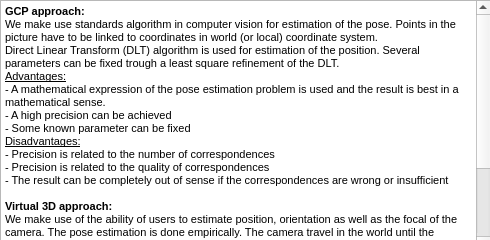
<?xml version="1.0" encoding="UTF-8"?>
<ui version="4.0">
 <class>Dialog</class>
 <widget class="QDialog" name="Dialog">
  <property name="geometry">
   <rect>
    <x>0</x>
    <y>0</y>
    <width>490</width>
    <height>240</height>
   </rect>
  </property>
  <property name="windowTitle">
   <string>Dialog</string>
  </property>
  <widget class="QTextBrowser" name="textBrowser">
   <property name="geometry">
    <rect>
     <x>0</x>
     <y>0</y>
     <width>491</width>
     <height>251</height>
    </rect>
   </property>
   <property name="html">
    <string>&lt;!DOCTYPE HTML PUBLIC &quot;-//W3C//DTD HTML 4.0//EN&quot; &quot;http://www.w3.org/TR/REC-html40/strict.dtd&quot;&gt;
&lt;html&gt;&lt;head&gt;&lt;meta name=&quot;qrichtext&quot; content=&quot;1&quot; /&gt;&lt;style type=&quot;text/css&quot;&gt;
p, li { white-space: pre-wrap; }
&lt;/style&gt;&lt;/head&gt;&lt;body style=&quot; font-family:'MS Shell Dlg 2'; font-size:8.25pt; font-weight:400; font-style:normal;&quot;&gt;
&lt;p style=&quot; margin-top:0px; margin-bottom:0px; margin-left:0px; margin-right:0px; -qt-block-indent:0; text-indent:0px;&quot;&gt;&lt;span style=&quot; font-size:8pt; font-weight:600;&quot;&gt;GCP approach:&lt;/span&gt;&lt;/p&gt;
&lt;p style=&quot; margin-top:0px; margin-bottom:0px; margin-left:0px; margin-right:0px; -qt-block-indent:0; text-indent:0px;&quot;&gt;&lt;span style=&quot; font-size:8pt;&quot;&gt;We make use standards algorithm in computer vision for estimation of the pose. Points in the picture have to be linked to coordinates in world (or local) coordinate system.&lt;/span&gt;&lt;/p&gt;
&lt;p style=&quot; margin-top:0px; margin-bottom:0px; margin-left:0px; margin-right:0px; -qt-block-indent:0; text-indent:0px;&quot;&gt;&lt;span style=&quot; font-size:8pt;&quot;&gt;Direct Linear Transform (DLT) algorithm is used for estimation of the position. Several parameters can be fixed trough a least square refinement of the DLT. &lt;/span&gt;&lt;/p&gt;
&lt;p style=&quot; margin-top:0px; margin-bottom:0px; margin-left:0px; margin-right:0px; -qt-block-indent:0; text-indent:0px;&quot;&gt;&lt;span style=&quot; font-size:8pt; text-decoration: underline;&quot;&gt;Advantages:&lt;/span&gt;&lt;/p&gt;
&lt;p style=&quot; margin-top:0px; margin-bottom:0px; margin-left:0px; margin-right:0px; -qt-block-indent:0; text-indent:0px;&quot;&gt;&lt;span style=&quot; font-size:8pt;&quot;&gt;- A mathematical expression of the pose estimation problem is used and the result is best in a mathematical sense.&lt;/span&gt;&lt;/p&gt;
&lt;p style=&quot; margin-top:0px; margin-bottom:0px; margin-left:0px; margin-right:0px; -qt-block-indent:0; text-indent:0px;&quot;&gt;&lt;span style=&quot; font-size:8pt;&quot;&gt;- A high precision can be achieved&lt;/span&gt;&lt;/p&gt;
&lt;p style=&quot; margin-top:0px; margin-bottom:0px; margin-left:0px; margin-right:0px; -qt-block-indent:0; text-indent:0px;&quot;&gt;&lt;span style=&quot; font-size:8pt;&quot;&gt;- Some known parameter can be fixed&lt;/span&gt;&lt;/p&gt;
&lt;p style=&quot; margin-top:0px; margin-bottom:0px; margin-left:0px; margin-right:0px; -qt-block-indent:0; text-indent:0px;&quot;&gt;&lt;span style=&quot; font-size:8pt; text-decoration: underline;&quot;&gt;Disadvantages:&lt;/span&gt;&lt;/p&gt;
&lt;p style=&quot; margin-top:0px; margin-bottom:0px; margin-left:0px; margin-right:0px; -qt-block-indent:0; text-indent:0px;&quot;&gt;&lt;span style=&quot; font-size:8pt;&quot;&gt;- Precision is related to the number of correspondences&lt;/span&gt;&lt;/p&gt;
&lt;p style=&quot; margin-top:0px; margin-bottom:0px; margin-left:0px; margin-right:0px; -qt-block-indent:0; text-indent:0px;&quot;&gt;&lt;span style=&quot; font-size:8pt;&quot;&gt;- Precision is related to the quality of correspondences&lt;/span&gt;&lt;/p&gt;
&lt;p style=&quot; margin-top:0px; margin-bottom:0px; margin-left:0px; margin-right:0px; -qt-block-indent:0; text-indent:0px;&quot;&gt;&lt;span style=&quot; font-size:8pt;&quot;&gt;- The result can be completely out of sense if the correspondences are wrong or insufficient&lt;/span&gt;&lt;/p&gt;
&lt;p style=&quot;-qt-paragraph-type:empty; margin-top:0px; margin-bottom:0px; margin-left:0px; margin-right:0px; -qt-block-indent:0; text-indent:0px; font-size:8pt;&quot;&gt;&lt;br /&gt;&lt;/p&gt;
&lt;p style=&quot; margin-top:0px; margin-bottom:0px; margin-left:0px; margin-right:0px; -qt-block-indent:0; text-indent:0px;&quot;&gt;&lt;span style=&quot; font-size:8pt; font-weight:600;&quot;&gt;Virtual 3D approach:&lt;/span&gt;&lt;/p&gt;
&lt;p style=&quot; margin-top:0px; margin-bottom:0px; margin-left:0px; margin-right:0px; -qt-block-indent:0; text-indent:0px;&quot;&gt;&lt;span style=&quot; font-size:8pt;&quot;&gt;We make use of the ability of users to estimate position, orientation as well as the focal of the camera. The pose estimation is done empirically. The camera travel in the world until the precision of the calking is enough for application purposes.&lt;/span&gt;&lt;/p&gt;
&lt;p style=&quot; margin-top:0px; margin-bottom:0px; margin-left:0px; margin-right:0px; -qt-block-indent:0; text-indent:0px;&quot;&gt;&lt;span style=&quot; font-size:8pt; text-decoration: underline;&quot;&gt;Advantages:&lt;/span&gt;&lt;/p&gt;
&lt;p style=&quot; margin-top:0px; margin-bottom:0px; margin-left:0px; margin-right:0px; -qt-block-indent:0; text-indent:0px;&quot;&gt;&lt;span style=&quot; font-size:8pt;&quot;&gt;- An acceptable level of precision can be achieved quite easily. &lt;/span&gt;&lt;/p&gt;
&lt;p style=&quot; margin-top:0px; margin-bottom:0px; margin-left:0px; margin-right:0px; -qt-block-indent:0; text-indent:0px;&quot;&gt;&lt;span style=&quot; font-size:8pt; text-decoration: underline;&quot;&gt;- The method is simple and understandable by everybody&lt;/span&gt;&lt;/p&gt;
&lt;p style=&quot; margin-top:0px; margin-bottom:0px; margin-left:0px; margin-right:0px; -qt-block-indent:0; text-indent:0px;&quot;&gt;&lt;span style=&quot; font-size:8pt; text-decoration: underline;&quot;&gt;Disadvantages:&lt;/span&gt;&lt;/p&gt;
&lt;p style=&quot; margin-top:0px; margin-bottom:0px; margin-left:0px; margin-right:0px; -qt-block-indent:0; text-indent:0px;&quot;&gt;&lt;span style=&quot; font-size:8pt;&quot;&gt;- The pose estimation is not &amp;quot;best&amp;quot; in a mathematical sense&lt;/span&gt;&lt;/p&gt;
&lt;p style=&quot; margin-top:0px; margin-bottom:0px; margin-left:0px; margin-right:0px; -qt-block-indent:0; text-indent:0px;&quot;&gt;&lt;span style=&quot; font-size:8pt;&quot;&gt;- The estimation of several parameters is not always straightforward&lt;/span&gt;&lt;/p&gt;
&lt;p style=&quot; margin-top:0px; margin-bottom:0px; margin-left:0px; margin-right:0px; -qt-block-indent:0; text-indent:0px;&quot;&gt;&lt;span style=&quot; font-size:8pt;&quot;&gt;- A high level of precision cannot be easily achieved&lt;/span&gt;&lt;/p&gt;
&lt;p style=&quot;-qt-paragraph-type:empty; margin-top:0px; margin-bottom:0px; margin-left:0px; margin-right:0px; -qt-block-indent:0; text-indent:0px; font-size:8pt;&quot;&gt;&lt;br /&gt;&lt;/p&gt;&lt;/body&gt;&lt;/html&gt;</string>
   </property>
  </widget>
 </widget>
 <resources/>
 <connections/>
</ui>
